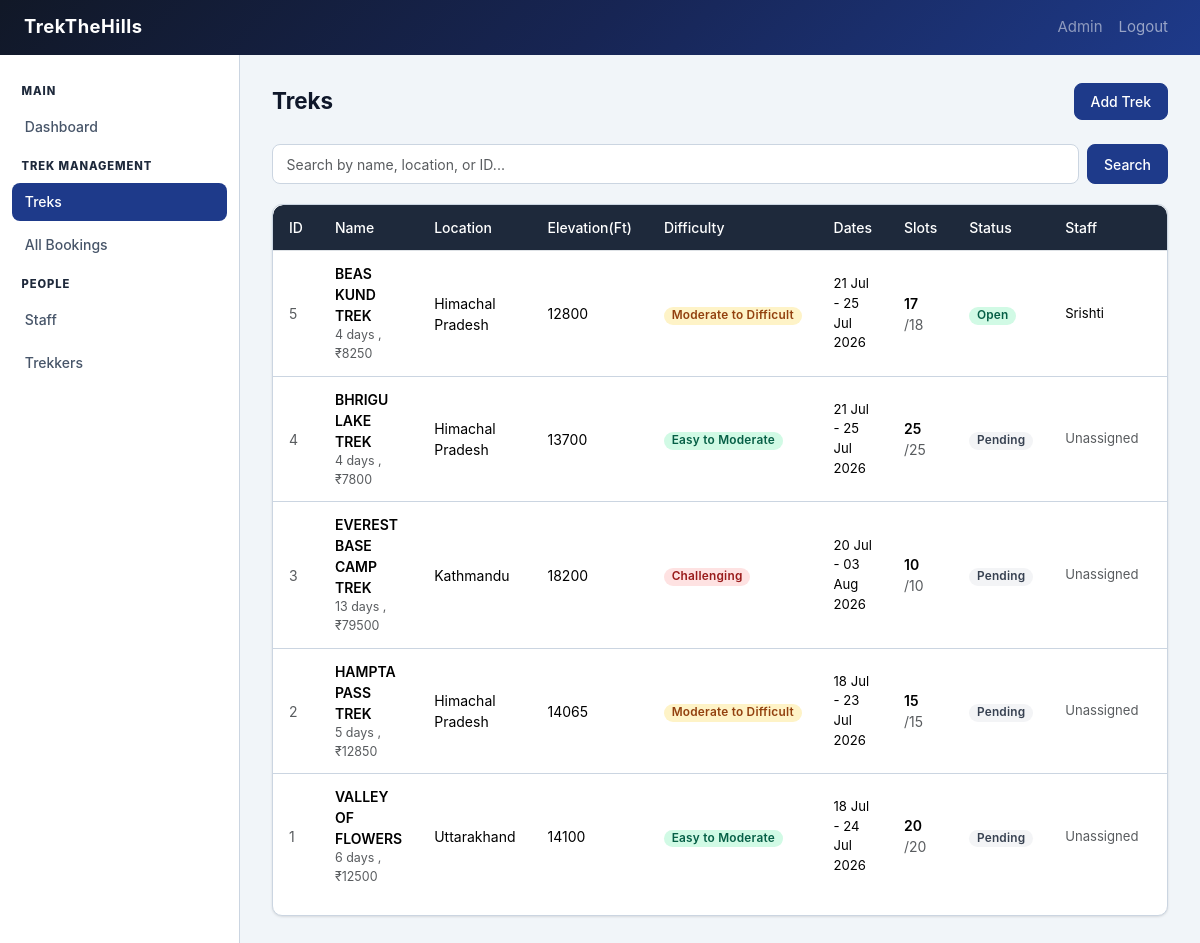
The app's page /admin/treks (signed in) with its own data.
### models.py (models this page shows, shortened)
class Trek(db.Model):
    __tablename__ = 'treks'
    id = db.Column(db.Integer, primary_key=True)
    name = db.Column(db.String(150), nullable=False)
    location = db.Column(db.String(150), nullable=False)
    difficulty = db.Column(db.String(20), nullable=False)
    duration_days = db.Column(db.Integer, nullable=False)
    total_slots = db.Column(db.Integer, nullable=False)
    altitude = db.Column(db.Integer, nullable = False)
    available_slots = db.Column(db.Integer, nullable=False)
    status = db.Column(db.String(20), nullable=False, default='Pending')
    start_date = db.Column(db.Date, nullable=False)
    end_date = db.Column(db.Date, nullable=False)
    description = db.Column(db.Text, nullable=True)
    price = db.Column(db.Float, nullable=False, default=0.0)
    assigned_staff_id = db.Column(db.Integer, db.ForeignKey('users.id'), nullable=True)
    created_at = db.Column(db.DateTime, default=datetime.utcnow)
    bookings = db.relationship('Booking', backref='trek', lazy=True)

class User(UserMixin, db.Model):
    __tablename__ = 'users'
    id = db.Column(db.Integer, primary_key=True)
    username = db.Column(db.String(80), unique=True, nullable=False)
    email = db.Column(db.String(120), unique=True, nullable=False)
    full_name = db.Column(db.String(120), nullable=False)
    password_hash = db.Column(db.String(256), nullable=False)
    role = db.Column(db.String(20), nullable=False, default='user')
    phone = db.Column(db.String(20), nullable=True)
    is_blacklisted = db.Column(db.Boolean, default=False)
    is_approved = db.Column(db.Boolean, default=False)
    created_at = db.Column(db.DateTime, default=datetime.utcnow)
    bookings = db.relationship('Booking', backref='user', lazy=True, foreign_keys='Booking.user_id')
    assigned_treks = db.relationship('Trek', backref='assigned_staff', lazy=True, foreign_keys='Trek.assigned_staff_id')

### admin.py (the view)
@admin_bp.route('/treks')
@login_required
@admin_required
def treks():
    q = request.args.get('q', '').strip()
    query = Trek.query
    if q:
        if q.isdigit():
            query = query.filter((Trek.name.ilike(f'%{q}%')) | (Trek.location.ilike(f'%{q}%')) | (Trek.id == int(q)))
        else:
            query = query.filter((Trek.name.ilike(f'%{q}%')) | (Trek.location.ilike(f'%{q}%')))
    all_treks = query.order_by(Trek.created_at.desc()).all()
    return render_template('admin/treks.html', treks=all_treks, q=q)

### app.py (called while the page is built)
@login_manager.user_loader
def load_user(user_id):
    return User.query.get(int(user_id))

### templates/admin/treks.html (shortened to what this page needs)
{% extends 'base.html' %}
{% block sidebar %}{% include '_sidebar.html' %}{% endblock %}
{% block content %}
<div class="page-header">
  <div>
    <h1 class="page-title">Treks</h1>
  </div>
  <a href="{{ url_for('admin.add_trek') }}" class="btn btn-primary">
    Add Trek
  </a>
</div>
<form method="GET" class="search-bar" style="margin-bottom:1.25rem;">
  <input type="text" name="q" class="form-control" placeholder="Search by name, location, or ID..." value="{{ q }}">
  <button type="submit" class="btn btn-primary">Search</button>
</form>
<div class="card">
  <div class="table-wrap">
    <table class="table">
      <thead>
        <tr>
          <th>ID</th>
          <th>Name</th>
          <th>Location</th>
          <th>Elevation(Ft)</th>
          <th>Difficulty</th>
          <th>Dates</th>
          <th>Slots</th>
          <th>Status</th>
          <th>Staff</th>
          <th>Actions</th>
        </tr>
      </thead>
      <tbody>
        {% for trek in treks %}
        <tr>
          <td class="text-muted">{{ trek.id }}</td>
          <td>
            <div class="fw-600">{{ trek.name }}</div>
            <div class="text-muted" style="font-size:.78rem;">{{ trek.duration_days }} days , &#8377;{{
              "%.0f"|format(trek.price) }}</div>
          </td>
          <td>{{ trek.location }}</td>
          <td>{{ trek.altitude }}</td>
          <td><span class="badge badge-{{ trek.difficulty.lower().replace(' ', '-') }}">{{ trek.difficulty }}</span>
          </td>
          <td style="font-size:.82rem;">
            {{ trek.start_date.strftime('%d %b') }} - {{ trek.end_date.strftime('%d %b %Y') }}
          </td>
          <td>
            <span class="fw-600">{{ trek.available_slots }}</span>
            <span class="text-muted">/{{ trek.total_slots }}</span>
          </td>
          <td><span class="badge badge-{{ trek.status.lower() }}">{{ trek.status }}</span></td>
          <td style="font-size:.82rem;">
            {% if trek.assigned_staff %}
            {{ trek.assigned_staff.full_name }}
            {% else %}
            <span class="text-muted">Unassigned</span>
            {% endif %}
          </td>
          <td>
          </td>
        </tr>
        {% endfor %}
      </tbody>
    </table>
  </div>
</div>
{% endblock %}

### static/css/utilities.css (style rules this page uses)
:root { --primary: #1e3a8a; --primary-dark: #172554; --primary-light:#dbeafe; --accent: #f59e0b; --accent-dark: #b45309; --danger: #dc2626; --warning: #d97706; --success: #059669; --info: #0284c7; --dark: #0f172a; --gray-900: #1e293b; --gray-700: #475569; --gray-500: #64748b; --gray-300: #cbd5e1; --gray-100: #f1f5f9; --white: #ffffff; --sidebar-w: 240px; --radius: 10px; --shadow-sm: 0 1px 3px rgba(0,0,0,.08), 0 1px 2px rgba(0,0,0,.04); --shadow: 0 4px 16px rgba(0,0,0,.10); --shadow-lg: 0 10px 32px rgba(0,0,0,.14); --transition: .2s ease; }
*, *::before, *::after { box-sizing: border-box; }
body { font-family: 'Inter', sans-serif; font-size: 0.9375rem; color: var(--gray-900); background: var(--gray-100); min-height: 100vh; margin: 0; }
a { color: var(--primary); text-decoration: none; }
.table-wrap { overflow-x: auto; border-radius: var(--radius); }
.table { width: 100%; border-collapse: collapse; font-size: 0.875rem; }
.table thead th { background: var(--gray-900); color: var(--white); font-weight: 500; padding: 0.75rem 1rem; text-align: left; white-space: nowrap; }
.table thead th:first-child { border-radius: var(--radius) 0 0 0; }
.table thead th:last-child { border-radius: 0 var(--radius) 0 0; }
.table tbody td { padding: 0.75rem 1rem; border-bottom: 1px solid var(--gray-300); vertical-align: middle; }
.table tbody tr:last-child td { border-bottom: none; }
.badge { display: inline-flex; align-items: center; padding: 0.25em 0.65em; font-size: 0.74rem; font-weight: 600; border-radius: 20px; letter-spacing: .02em; }
.badge-easy-to-moderate { background: #d1fae5; color: #065f46; }
.badge-moderate-to-difficult { background: #fef3c7; color: #92400e; }
.badge-challenging { background: #fee2e2; color: #991b1b; }
.badge-pending { background: #f3f4f6; color: #374151; }
.badge-open { background: #d1fae5; color: #065f46; }
.btn { display: inline-flex; align-items: center; justify-content: center; gap: 0.4rem; padding: 0.45rem 1rem; font-size: 0.875rem; font-weight: 500; border-radius: 8px; border: 1px solid transparent; cursor: pointer; transition: all var(--transition); white-space: nowrap; text-decoration: none; }
.btn-primary { background: var(--primary); color: var(--white); border-color: var(--primary); }
.text-muted { color: var(--gray-500); }
.fw-600 { font-weight: 600; }

### static/css/dashboard.css (style rules this page uses)
.page-header { display: flex; align-items: center; justify-content: space-between; margin-bottom: 1.5rem; flex-wrap: wrap; gap: 0.75rem; }
.page-title { font-size: 1.4rem; font-weight: 700; color: var(--dark); margin: 0; }
.search-bar { display: flex; gap: 0.5rem; margin-bottom: 1.25rem; flex-wrap: wrap; }
.search-bar .form-control { flex: 1; min-width: 180px; }

### static/css/forms.css (style rules this page uses)
.form-control, .form-select { width: 100%; padding: 0.55rem 0.85rem; font-size: 0.875rem; font-family: inherit; border: 1px solid var(--gray-300); border-radius: 8px; background: var(--white); color: var(--dark); transition: border-color var(--transition), box-shadow var(--transition); outline: none; }

### static/css/cards.css (style rules this page uses)
.card { background: var(--white); border-radius: var(--radius); box-shadow: var(--shadow-sm); border: 1px solid var(--gray-300); overflow: hidden; }

### records on screen
Trek: id "5", name "BEAS KUND TREK", duration_days "4", price "8250", location "Himachal Pradesh", altitude "12800", difficulty "Moderate to Difficult", start_date "21 Jul", end_date "25 Jul 2026", available_slots "17", total_slots "18", status "Open", assigned_staff.full_name "Srishti"
Trek: id "4", name "BHRIGU LAKE TREK", duration_days "4", price "7800", location "Himachal Pradesh", altitude "13700", difficulty "Easy to Moderate", start_date "21 Jul", end_date "25 Jul 2026", available_slots "25", total_slots "25", status "Pending", shows "Unassigned"
Trek: id "3", name "EVEREST BASE CAMP TREK", duration_days "13", price "79500", location "Kathmandu", altitude "18200", difficulty "Challenging", start_date "20 Jul", end_date "03 Aug 2026", available_slots "10", total_slots "10", status "Pending", shows "Unassigned"
Trek: id "2", name "HAMPTA PASS TREK", duration_days "5", price "12850", location "Himachal Pradesh", altitude "14065", difficulty "Moderate to Difficult", start_date "18 Jul", end_date "23 Jul 2026", available_slots "15", total_slots "15", status "Pending", shows "Unassigned"
Trek: id "1", name "VALLEY OF FLOWERS", duration_days "6", price "12500", location "Uttarakhand", altitude "14100", difficulty "Easy to Moderate", start_date "18 Jul", end_date "24 Jul 2026", available_slots "20", total_slots "20", status "Pending", shows "Unassigned"
